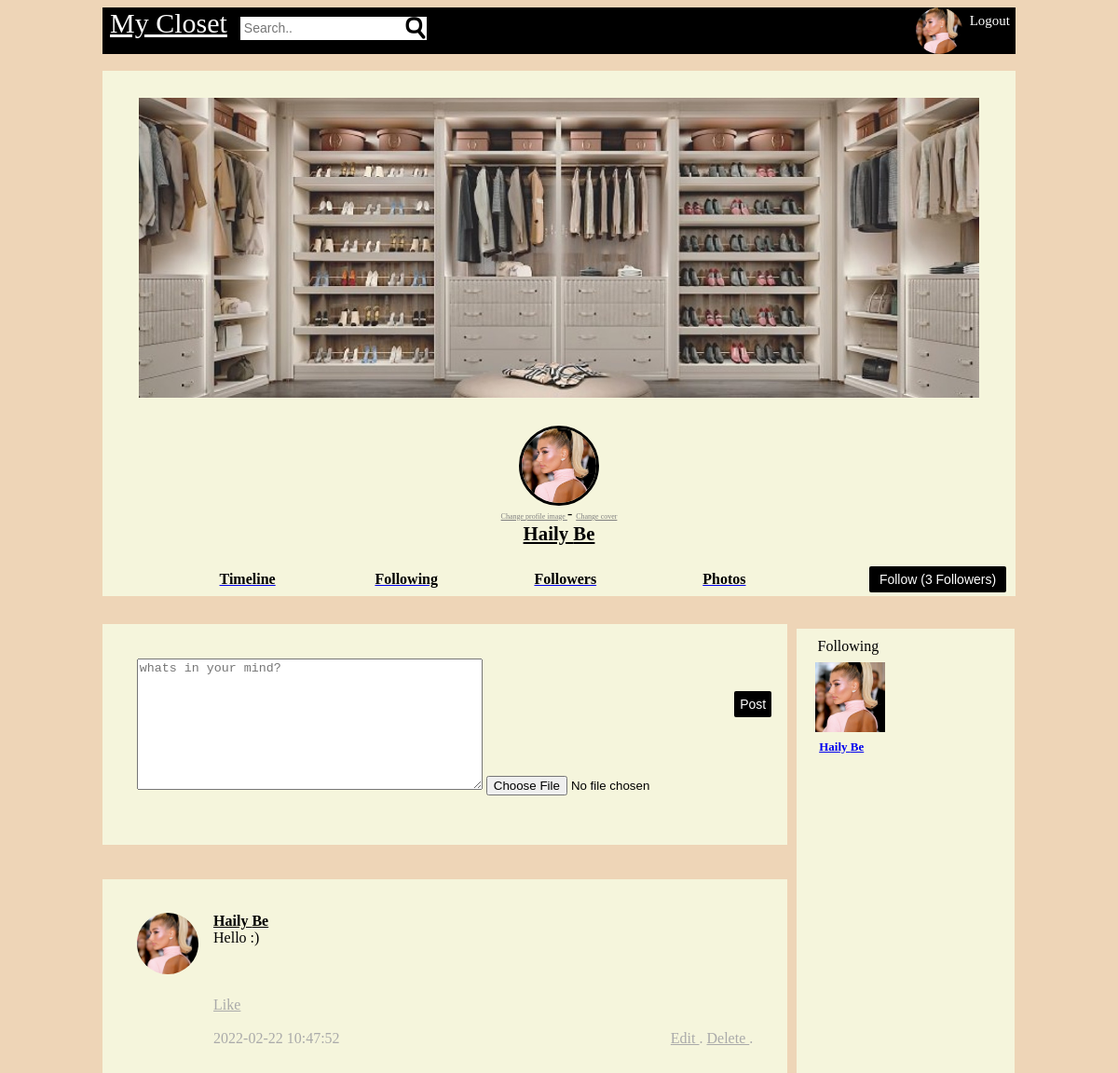
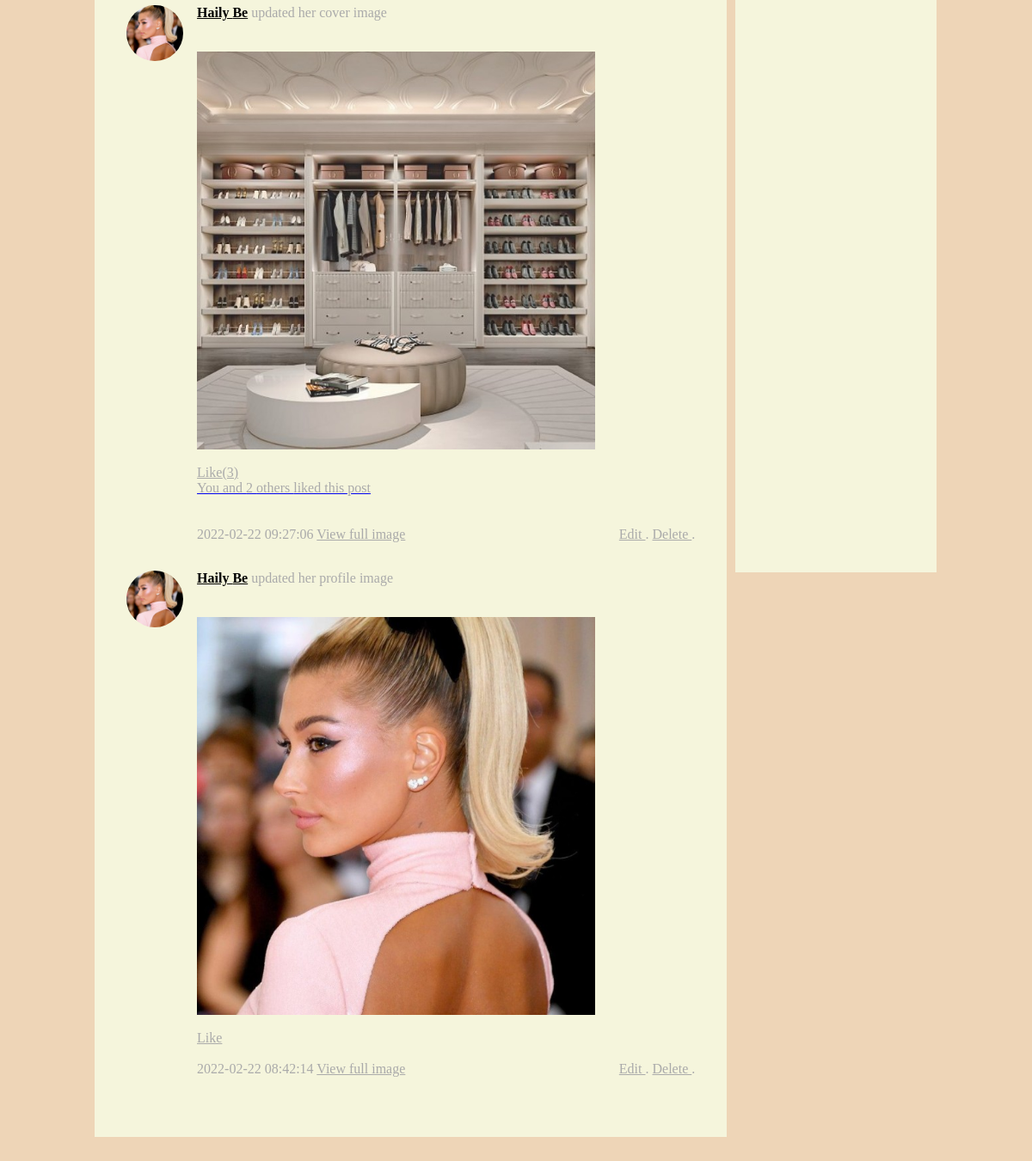
The app's page /profile.php (signed in) with its own data (2 pictures, top to bottom).
### tables this page shows
CREATE TABLE `users` (
  `Id` bigint(19) NOT NULL,
  `userid` bigint(19) NOT NULL,
  `first_name` varchar(50) NOT NULL,
  `last_name` varchar(50) NOT NULL,
  `gender` varchar(6) NOT NULL,
  `email` varchar(100) NOT NULL,
  `password` varchar(100) NOT NULL,
  `url_adress` varchar(100) NOT NULL,
  `date` timestamp NOT NULL DEFAULT current_timestamp() ON UPDATE current_timestamp(),
  `profile_image` varchar(1000) NOT NULL,
  `cover_image` varchar(1000) NOT NULL,
  `likes` int(11) NOT NULL
);

CREATE TABLE `posts` (
  `ID` bigint(19) NOT NULL,
  `postid` bigint(19) NOT NULL,
  `userid` bigint(19) NOT NULL,
  `post` text NOT NULL,
  `image` varchar(500) NOT NULL,
  `comments` int(11) NOT NULL,
  `likes` int(11) NOT NULL,
  `date` timestamp NOT NULL DEFAULT current_timestamp() ON UPDATE current_timestamp(),
  `has_image` tinyint(1) NOT NULL,
  `is_profile_image` tinyint(1) NOT NULL,
  `is_cover_image` tinyint(1) NOT NULL,
  `parent` bigint(20) NOT NULL
);

CREATE TABLE `likes` (
  `id` bigint(20) NOT NULL,
  `type` varchar(10) NOT NULL,
  `contentid` bigint(20) NOT NULL,
  `likes` text NOT NULL,
  `following` text NOT NULL
);

### classes/conect.php (called while the page is built, shortened)
<?php
class Database
{
	private $host = "localhost";
	private $username = "root";
	private $password = "" ;
	private $db = "open_it_db";
	function connect()
	{
		$connection = mysqli_connect($this->host,$this->username,$this->password,$this->db);
		return $connection;
	}
	function read($query)
	{
		$conn = $this->connect();
		$res = mysqli_query($conn,$query);
		if($res == false)
		{
			return false;
		}else
		{
			$data = false;
			while($row = mysqli_fetch_array($res))
			{
				$data[] = $row;
			}
			return $data;
		}
	}
}
?>

### classes/login.php (called while the page is built, shortened)
<?php
class Login
{
	public function check_login($id)
	{
	    if(is_numeric($id))
		{
			$query = "select * from users where userid = '$id' limit 1";
			$DB = new Database();
			$res = $DB->read($query);
			if($res)
			{
				$user_data = $res[0];
				return $user_data;
			}else
			{
				header("Location: log_in.php");
				die;
			}
		}else
		{
			header("Location: log_in.php");
			die;
		}
	}
}

### classes/image.php (called while the page is built, shortened)
<?php
	class Image
	{
		public function get_thumb_cover($file_name)
		{
			$thumbnail = $file_name . "_cover_thumb.jpg";
			if(file_exists($thumbnail))
			{
				return $thumbnail;
			}
		}
		public function get_thumb_profile($file_name)
		{
			$thumbnail = $file_name . "_profile_thumb.jpg";
			if(file_exists($thumbnail))
			{
				return $thumbnail;
			}
		}
		public function get_thumb_post($file_name)
		{
			$thumbnail = $file_name . "_post_thumb.jpg";
			if(file_exists($thumbnail))
			{
				return $thumbnail;
			}
		}
	}
?>

### classes/posts.php (called while the page is built, shortened)
<?php
class Post
{
	public function get_post($id)
	{
		$query = "select * from posts where userid = '$id' order by id desc limit 10";
		$DB = new Database();
		$res = $DB->read($query);
		if($res)
		{
			return $res;
		}else
		{
			return false;
		}
	}
	public function i_own_post($postid,$openit_userid = 0)
	{
		$query = "select * from posts where postid = '$postid' limit 1";
		$DB = new Database();
	    $res = $DB->read($query);
		if(is_array($res))
		{
			if($res[0]['userid'] == $openit_userid)
			{
				return true;
			}
		}
		return false;
	}
}

### classes/user.php (called while the page is built, shortened)
<?php
class User
{
	public function get_user($id)
	{
		$query = "select * from users where userid = '$id' limit 1 ";
		$DB = new Database();
		$res = $DB->read($query);
		if($res)
		{
			return $res[0];
		}else
		{
			return false;
		}
	}
		public function get_following($id,$type)
	{
		$DB = new Database();
		if(is_numeric($id))
		{
			$type = 'user';
			$sql = "select following from likes where type = '$type' && contentid = '$id' limit 10 ";
			$res = $DB->read($sql);
			if(is_array($res))
			{
				$following = json_decode($res[0]['following'],true);
				return $following;
			}
		}
		return false;
	}
}

### post.php (the view, shortened to what this page needs)
<div id="post">
	<div id="name_inpost">
		<?php
			$image = "Img/female.jfif";
			if(file_exists($ROW_USER['profile_image']))
			{
				$image = $img_class->get_thumb_profile($ROW_USER['profile_image']);
			}
		?>
		<img id = "img_inpost2" src="<?php echo $image?>">
	</div>
	<div style = "width:100%">
		<div id="name_inpost">
			<?php
				echo "<a style='color:black;font-weight:bold;font-family:Segoe Script' href='profile.php?id=ROW[userid]'>";
				echo htmlspecialchars($ROW_USER['first_name']) . " " . htmlspecialchars($ROW_USER['last_name']) ;
				echo "</a>";
				if($ROW['is_profile_image'] == 1)
				{
					$pronoun = "his";
					if($ROW_USER['gender'] == "Female")
					{
						$pronoun = "her";
					}
					echo "<span style='font-weight:normal; color: #aaa'> updated $pronoun profile image</span>";
				}
				if($ROW['is_cover_image'])
				{
					$pronoun = "his";
					if($ROW_USER['gender'] == "Female")
					{
						$pronoun = "her";
					}
					echo "<span style='font-weight:normal; color: #aaa'> updated $pronoun cover image</span>";
				}
			?>
		</div>
		<?php echo htmlspecialchars($ROW['post']) ?>
		<br><br>
		<?php
			if(file_exists($ROW['image']))
			{
				$post_img = $img_class->get_thumb_post($ROW['image']);
				echo "<img src='$post_img' />";
			}
		?>
		<br/><br/>
		<?php
			$likes = ($ROW['likes'] > 0) ? "(" .$ROW['likes']. ")" : "" ;
		?>
		<a id="like" href="like.php?type=post&id=<?php echo $ROW['postid'] ?>">Like<?php echo $likes?></a>
		<?php
			$i_liked = false;
			if(isset($_SESSION['openit_userid']))
			{
				$DB = new Database();
				$sql = "select likes from likes where type = 'post' && contentid = '$ROW[postid]' limit 1 ";
				$res = $DB->read($sql);
				if(is_array($res))
				{
					$likes = json_decode($res[0]['likes'],true);
					$user_ids = array_column($likes,"userid");
					if(in_array($_SESSION['openit_userid'],$user_ids))
					{
						$i_liked = true;
					}
				}
				if($ROW['likes'] > 0)
				{
					echo "<br>";
					echo "<a href='likes.php?type=post&id=$ROW[postid]'>";
					if($ROW['likes'] == 1)
					{
						if($i_liked)
						{
							echo "<div style='text-align:left; color:#aaa'>  You liked this post </div>";
						}else
						{
							echo "<div style='text-align:left; color:#aaa'>  1 Person liked this post </div>";
						}
					}else{
						if($i_liked)
						{
							$text = "others";
							echo "<div style='text-align:left; color:#aaa'> You and " . ($ROW['likes']-1). " " .  $text . " liked this post </div>";
						}else
						{
							echo "<div style='text-align:left; color:#aaa'>" . $ROW['likes'] . " People liked this post </div>";
						}
					}
					echo "</a>";
				}
			}
		?>
		<br/><br/>
		<span style="color:#aaa">
			<?php echo $ROW['date'] ?>
		</span>
		<?php
			if($ROW['has_image'])
			{
				echo "<a style='color:#aaa;' href='image_view.php?id=$ROW[postid]' >";
				echo "View full image";
				echo "</a>";
			}
		?>
		<span style="color:#aaa; float:right;">
			<?php
				$post = new Post();
				if($post->i_own_post($ROW['postid'],$_SESSION['openit_userid']))
				{
					echo "
					<a style='color:#aaa;' href='edit.php?id=$ROW[postid]'>
						Edit
					</a> .
					<a style='color:#aaa;' href='delete.php?id=$ROW[postid]' >
						Delete
					</a> . ";
				}
			?>
		</span>
		</div>
</div>

### profile.php (shortened to what this page needs)
<?php
	include("classes/autoload.php");
	$login = new Login();
	$user_data = $login->check_login($_SESSION['openit_userid']);
	$USER = $user_data;
	$post = new Post();
	$id = $user_data['userid'];
    $posts = $post->get_post($id);
	$user = new User();
    $friends = $user->get_following($user_data['userid'],"user");
?>
<html>
	<head>
		<link href="css/style.css" rel="stylesheet" >
	</head>
	<body class="profile">
		<?php include("header.php") ?>
		<br>
		<div id="cover">
			<div class ="only-mobile" id="incover">
					<?php
						$image = "Img/empty_cover.jpg";
						if(file_exists($user_data['cover_image']))
						{
							$image = $img_class->get_thumb_cover($user_data['cover_image']);
						}
					?>
				<img  src="<?php echo $image ?>">
				<span>
					<?php
						$image = "Img/Male.jfif";
						if($user_data['gender'] == "Female")
						{
							$image = "Img/female.jfif";
						}
						if(file_exists($user_data['profile_image']))
						{
							$image = $img_class->get_thumb_profile($user_data['profile_image']);
						}
					?>
					<img id="profilepic" src="<?php echo $image ?>" ></br>
					<a href="change_profile_img.php?change=profile" id="img_in_cover">Change profile image </a>-
					<a href="change_profile_img.php?change=cover" id="img_in_cover">Change cover </a>
				</span>
				<br>
				<div id="name_inprofile">
					<a style="color:black" href="profile.php?id=<?php echo $user_data['userid'] ?>">
						<?php echo $user_data['first_name'] . " " . $user_data['last_name']   ?>
					</a>
				</div>
				<br>
				<?php
					if($user_data['likes'] == 0)
					{
						$my_likes = "";
					}else
		            {
						$like = $user_data['likes'] ;
						$my_likes = "(" . $like . " Followers)";
					}
				?>
				<a href="like.php?type=user&id=<?php echo $user_data['userid'] ?>">
					<input id="post_button" type="button" value="Follow <?php echo $my_likes ?>" style="margin-right:10px;width:15%; margin-top:0.5%">
				</a>
				<a id="menu_buttons" href="index.php"><div id="menu_buttons_style">Timeline</div></a>
				<a id="menu_buttons" href="profile.php?section=following&id=<?php echo $user_data['userid']?>"><div id="menu_buttons_style">Following</div></a>
				<a id="menu_buttons" href="profile.php?section=followers&id=<?php echo $user_data['userid']?>"><div id="menu_buttons_style">Followers</div></a>
				<a id="menu_buttons" href="profile.php?section=photos&id=<?php echo $user_data['userid']?>"><div id="menu_buttons_style">Photos</div></a>
				<br>
			</div>
				<?php
					$section = "default";
					if($section == "default")
					{
						include("profile_content_defult.php");
					}elseif($section == "following")
					{
						include("profile_content_following.php");
					}elseif($section == "followers")
					{
						include("profile_content_followers.php");
					}elseif($section == "photos")
					{
						include("profile_content_photos.php");
					}
				?>
		</div>
	</body>
</html>

### header.php
<?php
	$corner_image = "Img/male.jfif";
	if(isset($USER))
	{
		if(file_exists($USER['profile_image']))
		{
			$img_class = new Image();
			$corner_image = $img_class->get_thumb_profile($USER['profile_image']);
		}else
		{
			if($USER['gender'] == "Female")
			{
				$corner_image = "Img/female.jfif";
			}
		}
	}
?>
<div id="bar">
	<form method="get" action="search.php">
		<a id="mycloset_tit" href="index.php"> My Closet</a>
			<input type="text" id="search_box" name='find' placeholder="Search..">
		<a href="logout.php">
			<span id="click_logout">Logout</span>
		</a>
		<a href="profile.php">
			<img src="<?php echo $corner_image ?>" id="pic_inbar">
		</a>
	</form>
</div>

### profile_content_defult.php
<div style="display:flex;">
	<div class="row">
	<div class="col-9 only-mobile" id="posts_area">
		<div id="postbox" class="col-3">
			<form method="post" enctype="multipart/form-data">
				<textarea id="box" name="post" placeholder="whats in your mind?"></textarea>
				<input id="post_im" type="file" name="file">
				<input id="post_button" type="submit" value="Post">
				<br>
			</form>
		</div>
		<div id="posts_bar" class="col-6 only-mobile">
			<?php
				if($posts)
				{
					foreach($posts as $ROW)
					{
						$user = new User();
						$ROW_USER = $user->get_user($ROW['userid']);
						include("post.php");
					}
				}
			?>
		</div>
	</div>
	<div class ="col-3 only-mobile" id="friends_area">
		<div id="likes_bar" class="col-3">
			Following<br>
			<?php
				if($friends)
				{
					if(is_array($friends))
					{
						foreach($friends as $friend)
						{
							$ROW_friends = $user->get_user($friend);
							include("user.php");
						}
					}
					else
					{
							$ROW_friends = $user->get_user($friends);
							include("user.php");
					}
				}
			?>
		</div>
	</div>
	</div>
</div>

### user.php
<div id="likes" style="display: inline-block;">
	<?php
		if($ROW_friends){
			$image = "Img/male.jfif";
			if($ROW_friends['gender'] == "Female")
			{
				$image = "Img/female.jfif";
			}
			if(file_exists($ROW_friends['profile_image']))
			{
				$image = $img_class->get_thumb_profile($ROW_friends['profile_image']);
			}
		}
	?>
	<a href="profile.php?id=<?php echo $ROW_friends['userid']; ?>">
	<img id="like_img"src="<?php echo $image ?>"><br>
		<?php echo  $ROW_friends['first_name'] . " " . $ROW_friends['last_name'] ?>
	</a>
</div>

### css/style.css (style rules this page uses)
body { background-color:#EED5B7; font-family:tahoma; }
body > div { max-width:980px; }
#bar { font-family:tahoma; height: 50px; background-color:black; color: white; margin:auto; }
#search_box { padding: 4px; width:200px; height:25px; border:none; font-size:14px; background-image:url(Img/search_logo.png); background-repeat:no-repeat; background-position:right; }
#cover { margin:auto; font-family:tahoma; }
#profilepic { width:80px; margin-top:-42px; border-radius:50%; border:solid; float:center; }
#menu_buttons { display:inline-block; margin:1%; width:15%; }
#like_img { width:75px; float:left; margin:8px; margin-left:-5%; }
#likes_bar { margin-left: -50%; margin-top: -12%; }
#likes { clear:both; font-family:tahoma; font-size:13px; font-weight:bold; margin-left: 6%; }
#post_button { float:right; background-color:black; color:white; border:none; font-size:14px; padding:6px; border-radius:2px; margin-top: 35px; margin-right: -20px; }
#posts_bar { margin-top:5%; background-color:#F5F5DC; padding:5%; width:90%; }
#posts_bar img { max-width:80%; }
#post { display:flex; margin-bottom:5%; }
#incover { text-align:center; background-color:#F5F5DC; max-width:100%; }
#incover img { max-width:92%; margin-right: 3%; margin-left: 3%; margin-top: 3%; }
#friends_area { min-height:60%; flex-basis:30%; background-color:#F5F5DC; margin-top:3.5%; margin-right: -1%; }
#posts_area { min-height:400px; flex-basis:69%; padding:20px; padding-right:1%; padding-left: 0; }
#postbox { margin-top:10px; padding:5%; width:90%; background-color:#F5F5DC; }
#name_inpost { font-weight:bold; }
#pic_inbar { width:50px; float:right; margin-right:8px; height:50px; border-radius:50%; }
#click_logout { font-size:15px; float:right; margin:6px; color:white; margin-left:0px; }
#mycloset_tit { margin:10px; color:white; margin-left: 8px; font-size:30px; }
#img_in_cover { font-size:8px; color:grey; }
#img_inpost2 { width:90px; margin-right:4px; border-radius:50px; }
#box { width: 371px; height: 141px; }
#post_im { margin-top:14px; }
#like { color:#aaa; }
#menu_buttons_style { font-family:Segoe Script; color:black; font-weight:bold; }
#name_inprofile { font-size:130%; font-family:Segoe Script; color:black; font-weight:bold; }
.row::after { content: ""; clear: both; display: table; }
.col-3 { width: 17%; }
.col-6 { width: 50%; }
.col-9 { width: 75%; }
[class*="col-"] { float: left; padding: 15px; padding-left: 53px }

### records on screen
users: profile_image (picture), cover_image (picture), first_name "Haily", last_name "Be", likes "Follow (3 Followers)"
posts: users.profile_image (picture), users.first_name "Haily", users.last_name "Be", post "Hello :)", date "2022-02-22 10:47:52"
posts: users.profile_image (picture), users.first_name "Haily", users.last_name "Be", users.gender "her", image (picture), likes "(3)", $ROW['likes']-1 "2", likes.likes "others", date "2022-02-22 09:27:06"
posts: users.profile_image (picture), users.first_name "Haily", users.last_name "Be", users.gender "her", image (picture), date "2022-02-22 08:42:14"
